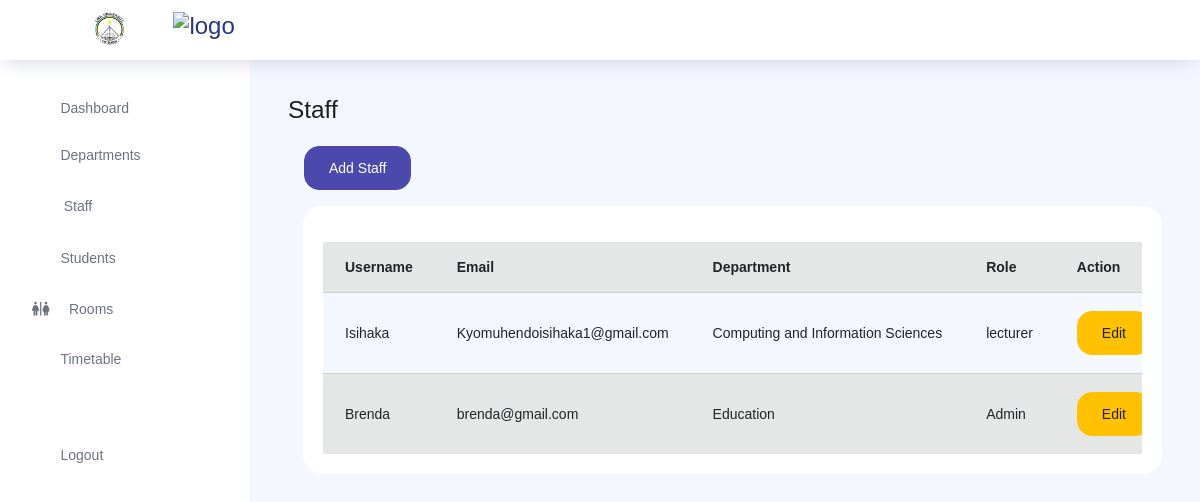
Page /staff/ on the committed database.
### store/models.py (models this page shows, shortened)
class Staff(models.Model):
    ROLE = [('Admin','Admin'),('Lecturer','Lecturer')]
    department = models.ForeignKey(Department, on_delete=models.CASCADE)
    username = models.CharField(max_length=255)
    email = models.EmailField()
    password = models.CharField(max_length=255)
    role = models.CharField(max_length=50, choices=ROLE, default='lecturer')

class Department(models.Model):
    department_name = models.CharField(max_length=100)
    department_code = models.CharField(max_length=20)

### core/views.py (the view, shortened to what this page needs)
# urls.py: path('staff/', views.staff, name='staff'),
def staff(request):
    departments = Department.objects.all()
    staffs = Staff.objects.all().order_by('-id')
    context = {
        'departments':departments,
        'staffs':staffs,
    }
    return render(request, 'core/staff.html', context)

### templates/core/staff.html (shortened to what this page needs)
{% extends 'core/layout.html'%} {% block content %}
<h3>Staff</h3>
<a href="#" type="button" class="btn-primary btn-fw btn m-3" data-toggle="modal" data-target="#addStaff">Add Staff</a>
<div class="col-lg-12 grid-margin stretch-card">
    <div class="card">
        <div class="card-body">
            <div class="table-responsive pt-3">
                <table class="table table-secondary table-striped">
                    <thead>
                        <tr>
                            <th>Username</th>
                            <th>Email</th>
                            <th>Department</th>
                            <th>Role</th>
                            <th>Action</th>
                        </tr>
                    </thead>
                    <tbody>
                    {% for s in staffs%}
                        <tr>
                            <td>{{s.username}}</td>
                            <td>{{s.email}}</td>
                            <td>{{s.department.department_name}}</td>
                            <td>{{s.role}}</td>
                            <td>
                                <a href="#" data-toggle="modal" data-target="#editStaff{{ s.id }}"><button class="btn btn-warning">Edit</button></a>&nbsp;&nbsp;&nbsp;&nbsp;
                            </td>
                        </tr>
                        {%endfor%}
                    </tbody>
                </table>
            </div>
        </div>
    </div>
</div>
{%endblock%}

### rows in the picture
Staff: username "Isihaka", email "Kyomuhendoisihaka1@gmail.com", department.department_name "Computing and Information Sciences", role "lecturer"
Staff: username "Brenda", email "brenda@gmail.com", department.department_name "Education", role "Admin"
